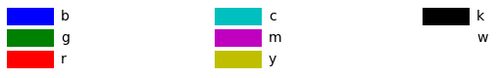
#> input picture basic.png, 500 x 78 px; the run also reads 1 picture not shown here
$ jupyter execute --allow-errors 'CH. Visualization Blog Summary.ipynb'   (shell and % lines are left out)
#> lines starting #> are read from the running program, lines starting #| are printed output that depends on the picture
# 시각화 블로그 정리

### Matplotlib

- 파이썬 기반 데이터 분석 환경에서 가장 일반적으로 사용되는 시각화 라이브러리

- 하위 라이브러리 'pyplot'을 통해 중 기능을 사용

- plotly , seaborn 등과 같은 라이브러리가 최근 경쟁력을 갖추고 있다.

- pandas 객체의 기본적인 시각화 도구

- plot() 메서드를 통해 데이터를 시각화

- 종류

     - 라인 플롯(line plot)

     - 바 차트(bar chart)

     - 히스토그램(histogram)

     - 박스 플롯(box plot)

     - 스케터 플롯(scatter plot)

[cell 1]
import matplotlib
import matplotlib.pyplot as plt
import pandas as pd
import numpy as np

#### 원래 결과 값은 plt.show() 라는 명령어를 써야하지만 %matplotlib inline 을 사용하면 주피터 상에서 바로 보여준다

### 기본 line plot
#### 데이터가 시간, 순서 등에 따라 변화하는 흐름파악 (시계열 분석)
#### x 가 주어지지 않으면 자동으로 생성, x = range(len(y))

#### plot(data)  :   기본적으로 y축의 값이라고 생각하고 매칭시킴
#### x  는 len(data) 만큼의 0부터 인덱스 번호 지정|

[cell 2]
plt.plot([1,3,4,2,6,10])
plt.show()

### x 축 값 설정해주기
#### plt.plot(x,y)

[cell 3]
plt.plot([2,4,6,8,10,12],[1,3,4,2,6,10])
plt.show()

### 그래프의 한글폰트가 깨져서 나올땐 아래 코드를 복사해서 넣기

#> (a cell that did not finish here is left out)

### 축 이름과 plot 제목 지정해주기
#### plot 제목  : plt.title('제목')
#### x 축 이름 : plt.xlabel('x축 이름')
#### y 축 이름 : plt.ylabel('y축 이름')

[cell 5]
plt.plot([2,4,6,8,10,12],[1,3,4,2,6,10])
plt.title('라인 그래프')
plt.xlabel('axis x')
plt.ylabel('axis y')
plt.show()

### 두 개의 라인 그래프 그리기
#### 각각의 라인 그래프를 plot 으로 생성

[cell 6]
plt.plot([1,2,3],[1,4,9])
plt.plot([2,3,4],[5,6,7])
plt.xlabel('TIme')
plt.ylabel('Value')
plt.title('Lineplot 2')
plt.show()

#### 법례(legend) 추가하기

[cell 7]
plt.plot([1,2,3],[1,4,9])
plt.plot([2,3,4],[5,6,7])
plt.xlabel('TIme')
plt.ylabel('Value')
plt.title('Lineplot 2')
plt.legend(['apple','banana'])
plt.show()

### 스타일 지정하기  (색상, 마커, 선 등)
####  plt.plot([x], y, [fmt])
#### [fmt]  ----- color + marker + line 순서대로 문자열 작성
#### 생략된 요소는 기본값으로 적용

[cell 8]
import cv2

[cell 9]
basic = cv2.imread('basic.png')
#> basic is the input picture: shape (78, 500, 3); mean B, G, R 229.2, 226.5, 229.2
basic = cv2.cvtColor(basic,cv2.COLOR_BGR2RGB)
plt.figure(figsize=(20,10))
plt.imshow(basic)
plt.axis('off')

[cell 10]
colors = cv2.imread('colors.png')
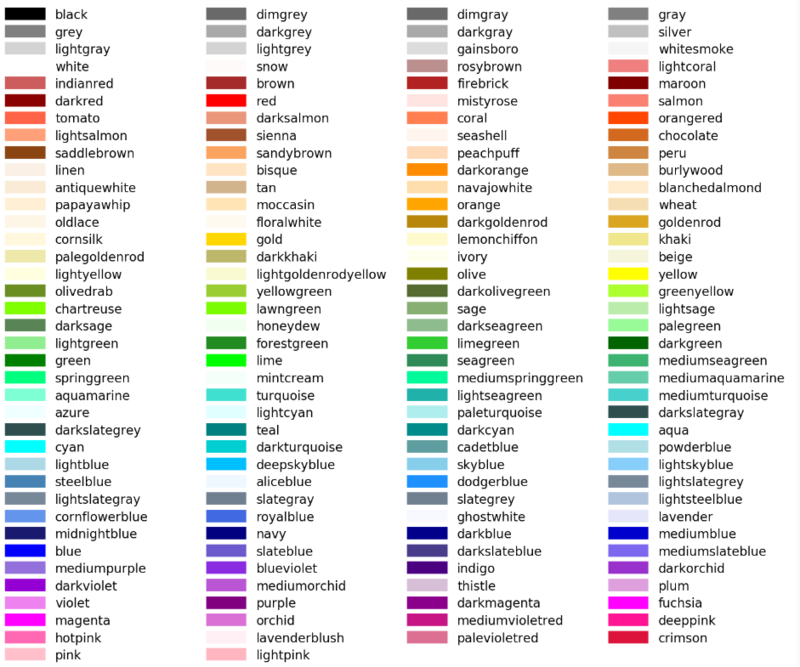
#> input picture colors.png, 800 x 667 px
#> colors is the input picture: shape (667, 800, 3); mean B, G, R 228.3, 229.2, 229.8
colors = cv2.cvtColor(colors,cv2.COLOR_BGR2RGB)
plt.figure(figsize=(20,10))
plt.imshow(colors)
plt.axis('off')

[cell 11]
markers = cv2.imread('markers.png')
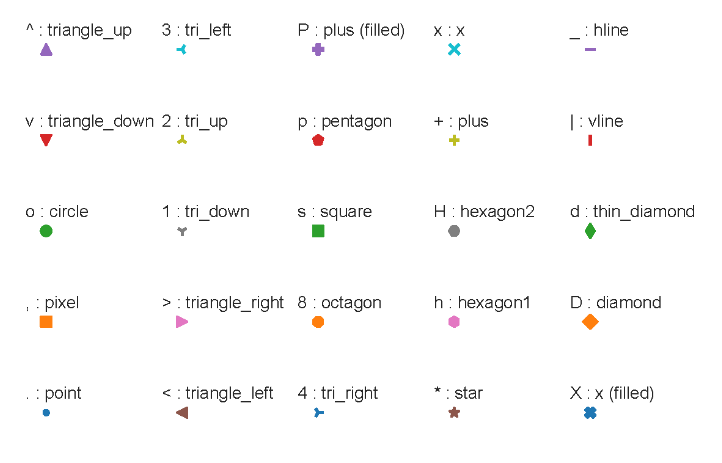
#> input picture markers.png, 722 x 463 px
#> markers is the input picture: shape (463, 722, 3); mean B, G, R 250.2, 250.4, 250.5
markers = cv2.cvtColor(markers,cv2.COLOR_BGR2RGB)
plt.figure(figsize=(20,10))
plt.imshow(markers)
plt.axis('off')

[cell 12]
plt.plot([1,2,3,4],[2,8,10,7],'o')
plt.show()

[cell 13]
# 색깔은 노랑, 마커는 별 표시, 선은 실선
plt.plot([1,2,3,4],[2,8,10,7],'y*-')
plt.legend(['똥냄새 수치'])
plt.show()

[cell 14]
# 색은 하늘색, 마커는 사각형, 라인은 점선
plt.plot([1,2,3,4],[2,8,10,7],'cs:')
plt.show()

[cell 15]
# 색은 기본색, 마커는 사각형, 선은 점선
plt.plot([1,2,3,4],[2,8,10,7],'s:')
plt.show()

### 기본 색상 말고 다양한 색깔을 사용하고싶을땐

#### color =  '색상 이름'
#### linestyle = '라인종류'
#### marker = '마커종류'
#### markeredgecolor = '마커테두리색상'
#### markerfacecolor = '마커색상'
#### markersize = 마커크기

[cell 16]
plt.plot([1,2,3,4],[2,8,10,7], color='gold', linestyle='-.', marker='^', markeredgecolor='g', markerfacecolor='deepskyblue', markersize=10)
plt.legend(['똥냄새'])
plt.show()

### 축 범위 지정해주기
#### xmin (x축 최소값) xmax(x축 최대값) ymin(y축 최소값) ymax(y축 최대값)
#### xmin, xmax, ymin, ymax = plt.axis([xmin, xmax, ymin, ymax])

[cell 17]
plt.plot([1,2,3,4],[10,3,8,13])
plt.axis([0,7,2,20])
plt.show()

#### 사용자가 설정한 자료가 실제 자료의 범위보다 좁은 경우

[cell 18]
plt.plot([1,2,3,4],[10,3,8,13])
plt.axis([2,4,4,10])
plt.show()

### x축 y축 범위 설정

#### c -- 선색깔, lw ---- 선굵기, ls ---- 선모양, marker----마커모양, ms----마커크기

[cell 19]
plt.plot([10,20,30,40],[1,4,9,16],c='blue',lw=5,ls=':',marker='o',ms=10)
plt.xlim(0,50)
plt.ylim(-10,30)
plt.show()

#### 격자선(grid) 나타내기
#### plt.grid(True)

[cell 20]
plt.plot([10,20,30,40],[1,4,9,16],c='gray',lw=5,ls=':',marker='o',ms=10)
plt.xlim(0,50)
plt.ylim(-10,30)
plt.grid(True)
plt.show()

### 0 이상 10 미만의 범위에서 0.5 씩 증가하는 실수

[cell 21]
data = np.arange(0,10,0.5)
data

#### 예시 1 : x, y 데이터는 동일, 파란색 -- 을 사용하는 선

[cell 22]
plt.plot(data,data,'b--')
plt.show()

#### 예시2 :  y = x**2 , 빨간색 네모 마커

[cell 23]
plt.plot(data, data**2, 'rs')
plt.show()

#### 예시3 : y = x**3, 녹색 삼각형 마커

[cell 24]
plt.plot(data,data**3,'g^')
plt.show()

#### 예시1,예시2,예시3 한 그래프에 나타내기

[cell 25]
plt.plot(data,data,'b--')
plt.plot(data, data**2, 'rs')
plt.plot(data,data**3,'g^')
plt.show()

#### 3개의 데이터를 하나의 plot 으로 통합하기
#### plt.plot( xdata1, ydata1, fmt1, xdata2, ydata2, fmt2, xdata3, ydata3, fmt3)

[cell 26]
plt.plot(data,data,'b--',data,data**2,'rs',data,data**3,'g^')
plt.show()

### scatter 그래프
- 대표값을 중심으로 데이터가 흩어져 있는 정도를 시각화

- 데이터의 분산정도 , 데이터 간의 상관관계를 파악할 수 있다.

- plt.scatter(x , y, s = None , c = None , data = None)

    * s : 마커 사이즈

    * c : 마커 색상

    * data : dictionary 자료형을 사용하여 데이터를 전달하면 keyword string을 통해 데이터 사용가능

#### 정규분포 확률 밀도에서 100개의 랜덤 표본 추출

[cell 27]
np.random.seed(1)
x = np.random.normal(0,1,100)
y=np.random.normal(0,1,100)
plt.scatter(x,y)
plt.show()

### 딕셔너리 타입으로 데이터 전달
#### 샘플의 의미 : 데이터마다 색상, 마커 크기가 다르게 표현되기 위하여 생성
#### x  --- 데이터 a  : 0이상 50 미만의 범위에서 1씩 증가하는 정수
#### 마커 색상  ---- 데이터 b :  0이상 50 미만의 정수 중 50개의 난수 추출
#### 마커 크기 ---- 데이터 s  :  정규분포에서 추출한 50개의 난수(c)의 절대값을 100배
#### y ---- 데이터 d  : x데이터 + 10*정규분포에서 추출한 50개 난수

[cell 28]
data = {'a':np.arange(50),
        'b':np.random.randint(0,50,50),
        'c':np.random.randn(50)}
data['d']=data['a'] + 10 * data['c']
data['s']=np.abs(data['c'])*100

[cell 29]
data

[cell 30]
# y 값에 해당하는 데이터
data['d']

[cell 31]
# 마커 색상에 해당하는 데이터
data['b']

[cell 32]
# 마커 사이즈에 해당하는 데이터
data['s']

#### plt.scatter{ x ,y , s, c, data) 에 각각의 값 넣어주기

[cell 33]
plt.scatter('a','d',s='s',c='b',data=data)
plt.show()

### Bar chart (막대그래프)
- 여러 값의 상대적인 크기를 비교하기에 적합한 표현법이고 , 원형차트보다 더욱 일반적으로 사용된다.

- x 데이터가 카테고리 값인 경우에는 bar ,barh로 바차트 시각화 표현

- 가로 방향으로 바 차트를 그리려면 barh

- barh 차트 주의점 : x 축이 일반적으로 y축의 위치를 의미

[cell 34]
x = ['가','나','다']
y =[2,10,5]
plt.bar(x,y)

#### 축 제목 설정하기

[cell 35]
plt.bar(x,y)
plt.title('bar chart')
plt.xticks(x,['X','Y','Z'])
plt.xlabel('x축')
plt.ylabel('y축')
plt.show()

#### bar 마다 색상 넣어주기

[cell 36]
bar_list = plt.bar(x,y)
bar_list[0].set_color('r')
bar_list[1].set_color('g')
plt.title('bar chart')
plt.xticks(x,['X','Y','Z'])
plt.xlabel('x축')
plt.ylabel('y축')
plt.show()

### 가로형 막대 그래프

[cell 37]
bar_list = plt.barh(x,y)
bar_list[0].set_color('r')
bar_list[1].set_color('g')
plt.title('bar chart')
plt.xlabel('x축')
plt.ylabel('y축')
plt.show()
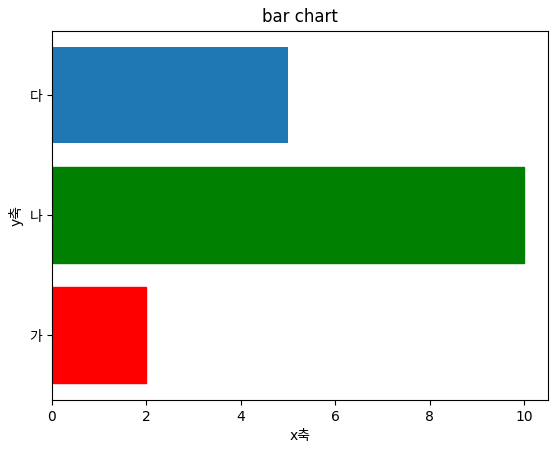
#> figure drawn by matplotlib, 1 panel

### Pie chart
- 전체 데이터에서 각 부분이 차지하는 비율을 시각적으로 이해하기 위해 사용된다.

- plt.pie(ratio , labels= , colors=, autopact= , shadow=True/False)

    * ratio : 각 라벨의 비율

    * lables : 데이터의 카테고리명

    * color : 라벨별 생상

    * autopct : 비율 출력 포맷

    * shadow : 음영 지정( 그림자 )

[cell 38]
plt.pie([15,30,45,10], labels=['소고기','돼지고기','닭고기','오리고기'],
        colors=['yellowgreen','gold','lightskyblue','lightcoral'],
        autopct='%0.1f%%', shadow=True)
plt.axis('equal')
plt.show()

[cell 39]
plt.pie([15,30,45,10], labels=['소고기','돼지고기','닭고기','오리고기'],
        colors=['yellowgreen','gold','lightskyblue','lightcoral'],
        autopct='%0.1f%%', shadow=True)
plt.show()
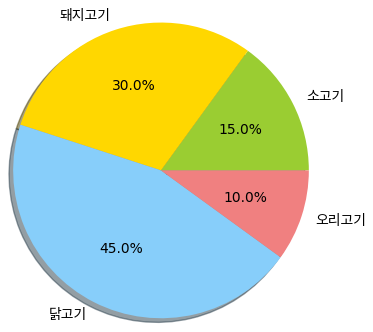
#> figure drawn by matplotlib, 1 panel

### Histogram 히스토그램
- 데이터 분포의 특징 , 이상치 여부를 확인하는데 용이하다.

    * 데이터 값의 전반적으로 퍼져있는 형태

    * 데이터 수가 많을 때 데이터를 파악하기 위해 어떤 값 근처에 어떤 모양으로 모여있는지 이해하기 쉬움

-데이터에 이상치가 존재하는 경우 비정상적인 히스토그램이 생성이 되고 , 이상치를 제거해주는 작업이 필요하다

    * 예) 전반적인 데이터 분포가 0 ~ 1 사이에 있는데 한 개의 데이터가 100개인 경우 정상적인 히스토그램이 그려지지않는다.

- 히스토그램

    * 자료값이 가질 수 없는 범위를 몇 개 구간으로 나누고 각 구간에 해당하는 값의 숫자 혹은 상대적 빈도를 계산하여 시각화

    * plt.hist(data ,bins)

         * 일반적인 경우 히스토그램이 구간을 나눌 때 동일한 간격으로 나누기 때문에 구간(bins)의 개수가 중요하다.

         * 구간 수가 너무 작으면 (=간격이 넓으면) 세부 분포 파악이 어렵고 , 구간수가 너무 많으면(=간격이 촘촘하여) 전체적인 분포 파악이 어렵다.

[cell 40]
import numpy as np

np.random.seed(200)
x = np.random.randn(1000)
plt.hist(x)
plt.show()
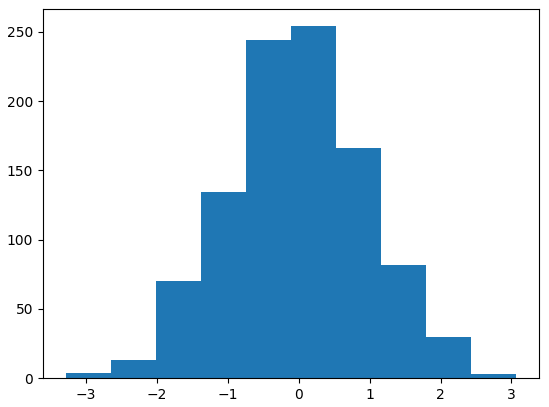
#> figure drawn by matplotlib, 1 panel; tallest bar 254 high, from x = -0.108 to 0.528

[cell 41]
import numpy as np

np.random.seed(200)
x = np.random.randn(1000)
plt.hist(x, bins=50)
plt.show()
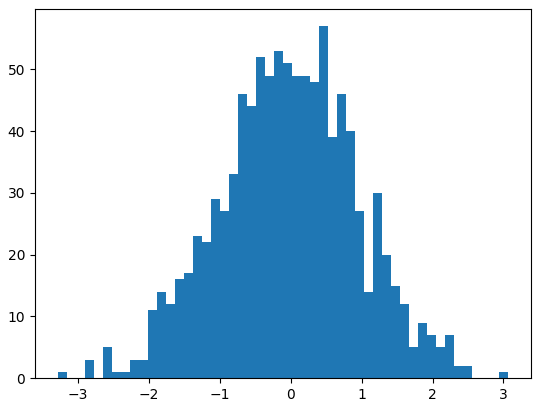
#> figure drawn by matplotlib, 1 panel; tallest bar 57 high, from x = 0.401 to 0.528

[cell 42]
import numpy as np

np.random.seed(200)
x = np.random.randn(1000)
plt.hist(x, bins=100)
plt.show()
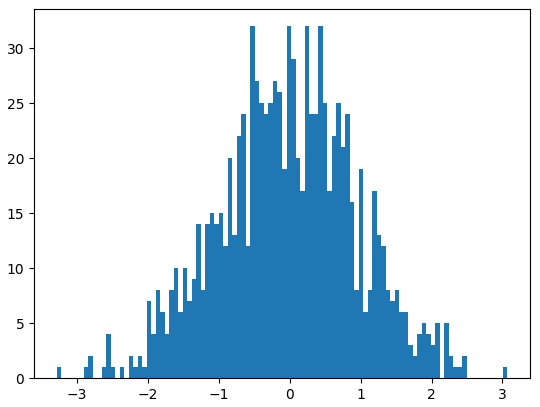
#> figure drawn by matplotlib, 1 panel

[cell 43]
import numpy as np

np.random.seed(200)
x = np.random.randn(1000)
plt.hist(x, bins=300)
plt.show()
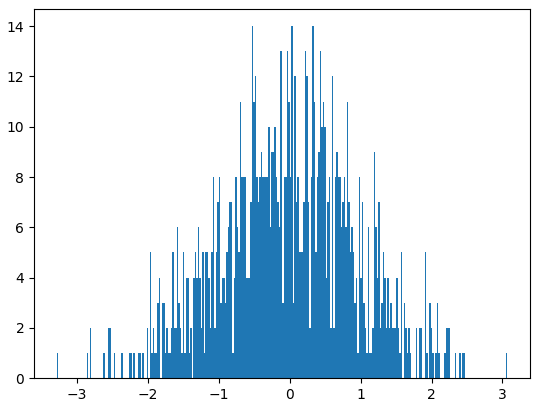
#> figure drawn by matplotlib, 1 panel

### Box plot
- box-and-whisker plot(상자 수엽 그림) 다양한 이름으로 불림

- 최댓값 , 최소값 , 사분위수(Q1 , Q2 , Q3)를 사용하여 자료의 측정 값들의 분포와 극단값에 대해 파악

    - IQS( Inter Quartile Range) : Q3 - Q1

    - 최대값 : Q1 + 1.5 x IQR 범위 안에 있는 최대값

    - 최솟값 : Q3 - 1.5 x IQR 범위안에 있는 최솟값

    - 박스(Box) : Q1 ~ Q3의 값

    - N 개의 데이터가 있을때 사분위수

          * 중앙값 (Q2) : (n +1) / 2

          * 사분위수

                - 집합 자료를 크기순으로 나열하여 사등분하는 척도

                - (Q2 + ) / 2 를 기준으로 작은 쪽에서 해당 위치에 있는 수를 아래사분위수 Q1 , 큰쪽에 위치한 수를 위사분위수(Q2 = n + 1 ~ 값)

                - 데이터 개수가 홀수 있때는 앞뒤값의 평균을 사용

- 두 개 이상의 자료 집단을 비교할 때 유용

- 해당 범위에 벗어나는 값은 이상치로 판정하여 표기

[cell 44]
data = np.random.normal(70,25,200)
plt.hist(data)
plt.show()
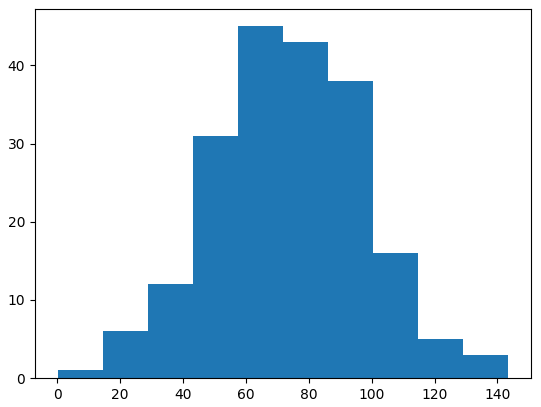
#> figure drawn by matplotlib, 1 panel; tallest bar 45 high, from x = 57.45 to 71.79

[cell 45]
plt.boxplot(data)
plt.show()
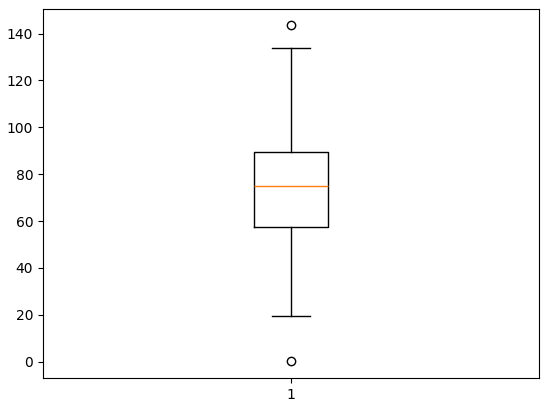
#> figure drawn by matplotlib, 1 panel

####  박스 플롯을 사용하는 이유
그 이유는 많은 데이터를 눈으로 확인하기 어려울때 그림을 이용해 데이터 집합의 범위와 중앙값을 빠르게 확인할 수 있는 목적으로 사용한다

그리고 통계적으로 이상치(outline)가 있는지도 확인이 가능하다.

[cell 46]
box = cv2.imread('box.png')
#> (the rest of the program and of its run is left out)
